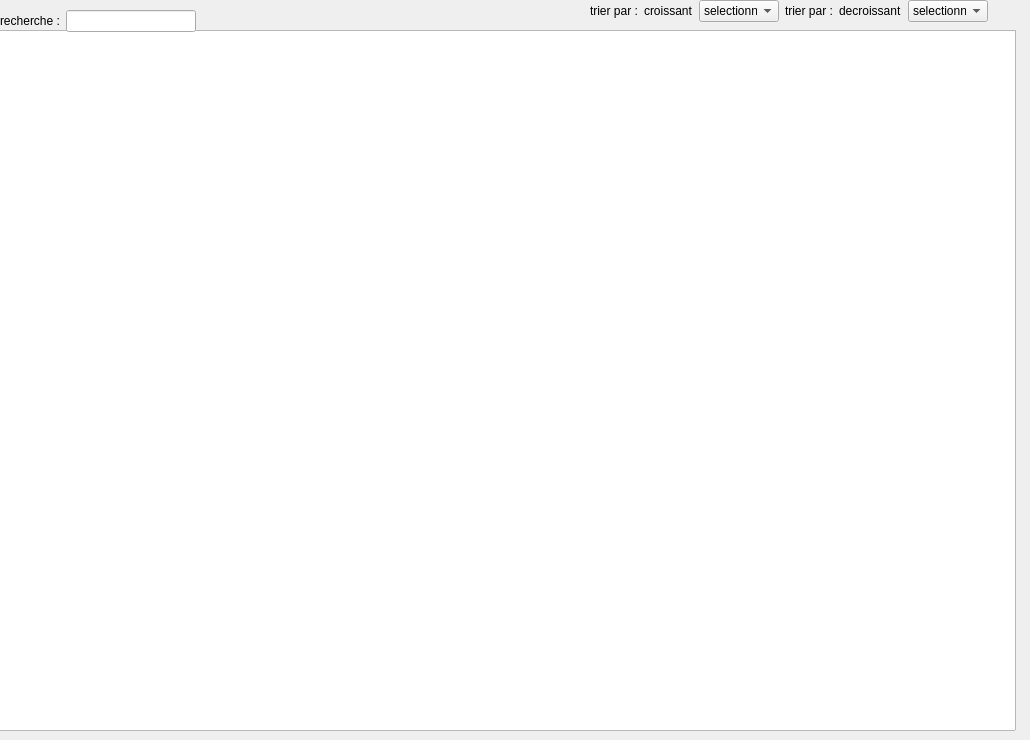
     <widget class="QWidget" name="AFFICHER">
      <attribute name="title">
       <string>afficher</string>
      </attribute>
      <widget class="QTableView" name="tab_shift">
       <property name="geometry">
        <rect>
         <x>-5</x>
         <y>30</y>
         <width>1021</width>
         <height>701</height>
        </rect>
       </property>
      </widget>
      <widget class="QWidget" name="layoutWidget">
       <property name="geometry">
        <rect>
         <x>0</x>
         <y>10</y>
         <width>196</width>
         <height>22</height>
        </rect>
       </property>
       <layout class="QHBoxLayout" name="horizontalLayout_3">
        <item>
         <widget class="QLabel" name="label_8">
          <property name="text">
           <string>recherche :</string>
          </property>
         </widget>
        </item>
        <item>
         <widget class="QLineEdit" name="recherche_shift">
          <property name="styleSheet">
           <string notr="true">background:none;</string>
          </property>
         </widget>
        </item>
       </layout>
      </widget>
      <widget class="QWidget" name="layoutWidget">
       <property name="geometry">
        <rect>
         <x>590</x>
         <y>0</y>
         <width>398</width>
         <height>22</height>
        </rect>
       </property>
       <layout class="QHBoxLayout" name="horizontalLayout">
        <item>
         <widget class="QLabel" name="label_9">
          <property name="styleSheet">
           <string notr="true">background:none;</string>
          </property>
          <property name="text">
           <string>trier par :</string>
          </property>
         </widget>
        </item>
        <item>
         <widget class="QLabel" name="label_20">
          <property name="styleSheet">
           <string notr="true">background:none;</string>
          </property>
          <property name="text">
           <string>croissant</string>
          </property>
         </widget>
        </item>
        <item>
         <widget class="QComboBox" name="tri_shift">
          <item>
           <property name="text">
            <string>selectionner</string>
           </property>
          </item>
          <item>
           <property name="text">
            <string>date</string>
           </property>
          </item>
          <item>
           <property name="text">
            <string>shift</string>
           </property>
          </item>
          <item>
           <property name="text">
            <string>employe</string>
           </property>
          </item>
         </widget>
        </item>
        <item>
         <widget class="QLabel" name="label_19">
          <property name="styleSheet">
           <string notr="true">background:none;</string>
          </property>
          <property name="text">
           <string>trier par :</string>
          </property>
         </widget>
        </item>
        <item>
         <widget class="QLabel" name="label_21">
          <property name="styleSheet">
           <string notr="true">background:none;</string>
          </property>
          <property name="text">
           <string>decroissant</string>
          </property>
         </widget>
        </item>
        <item>
         <widget class="QComboBox" name="tri_shift_3">
          <item>
           <property name="text">
            <string>selectionner</string>
           </property>
          </item>
          <item>
           <property name="text">
            <string>date</string>
           </property>
          </item>
          <item>
           <property name="text">
            <string>shift</string>
           </property>
          </item>
          <item>
           <property name="text">
            <string>employe</string>
           </property>
          </item>
         </widget>
        </item>
       </layout>
      </widget>
     </widget>
